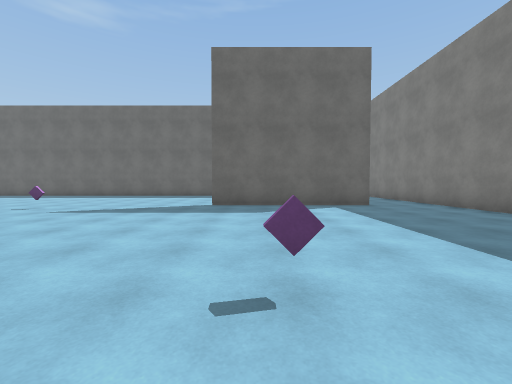
View 1 (above)

16 first-person views from a walk through a Unity game level. The camera is 1.3 m above the floor, tilts 2° down and sees 90° across. The floor is counted in squares, 2 m on a side. Each view is taken from the middle of a square. On the plan, view 1 faces up. The plan holds only what a view shows up to about 9 squares ahead; the rest is blank. The player character is not drawn. Surface patterns are stand-ins for the level's own textures.

View 2
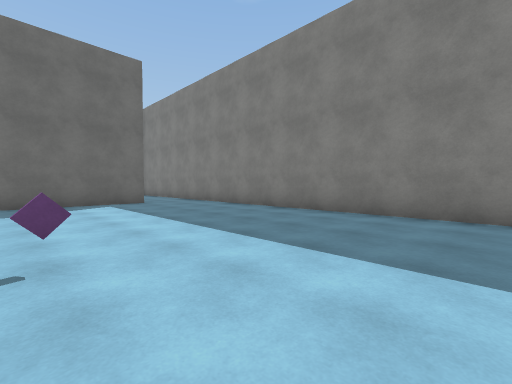

View 3
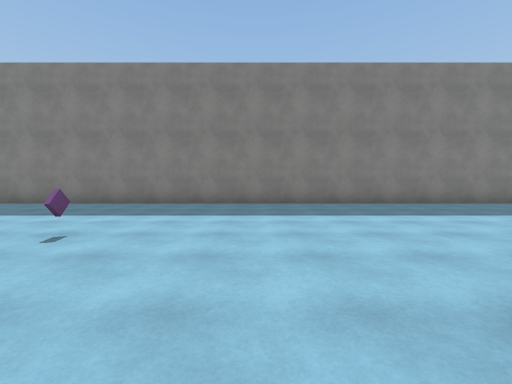

View 4
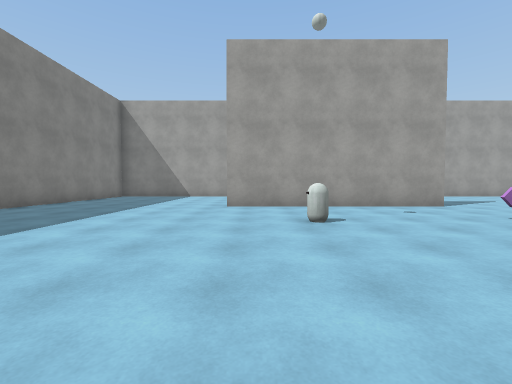

View 5
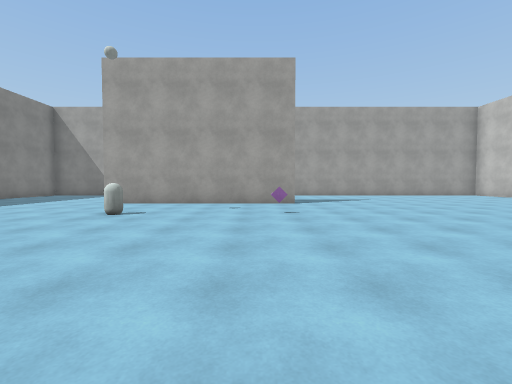

View 6
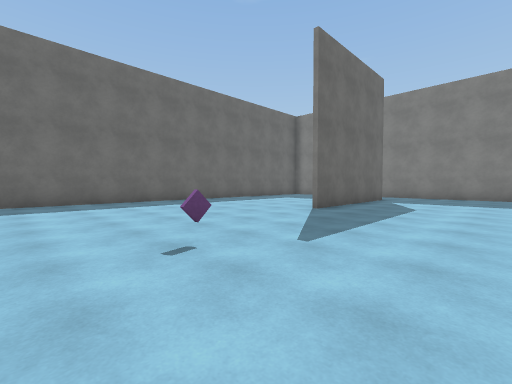

View 7
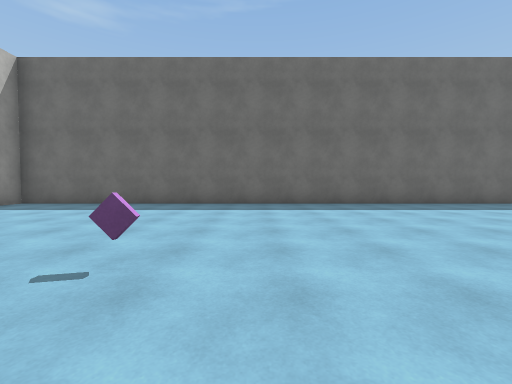

View 8
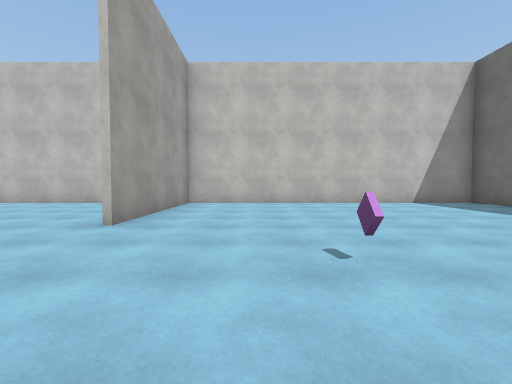

View 9
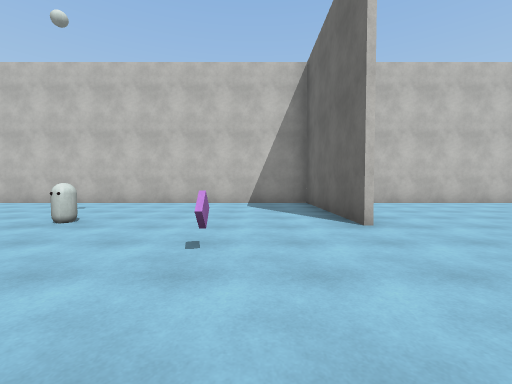

View 10
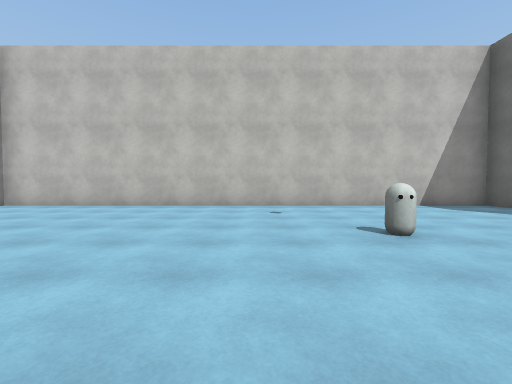

View 11
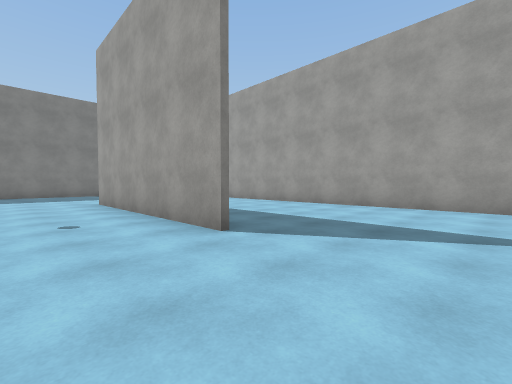

View 12
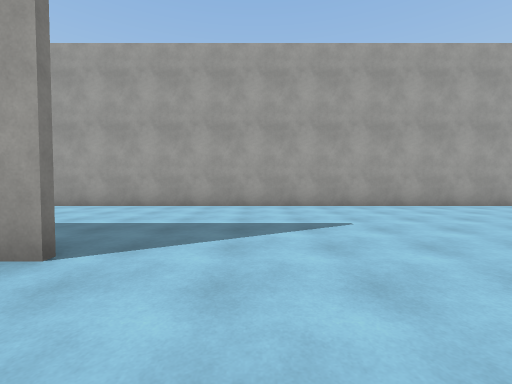

View 13
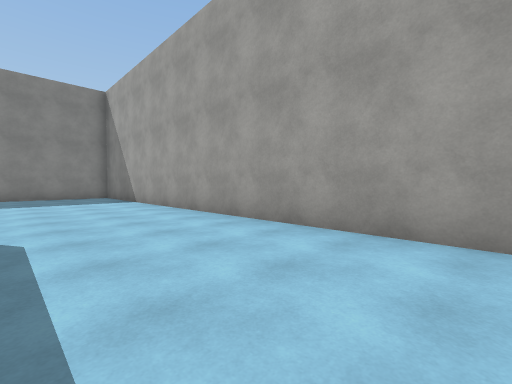

View 14
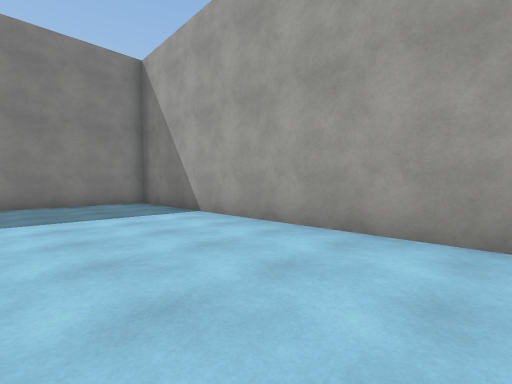

View 15
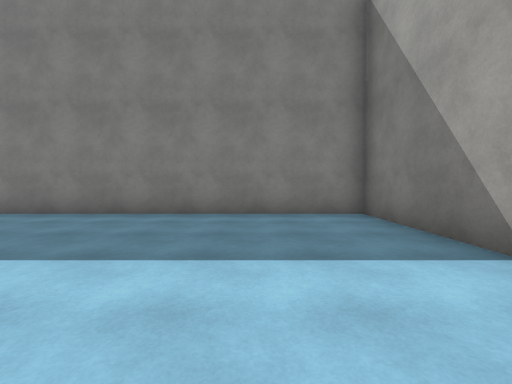

View 16
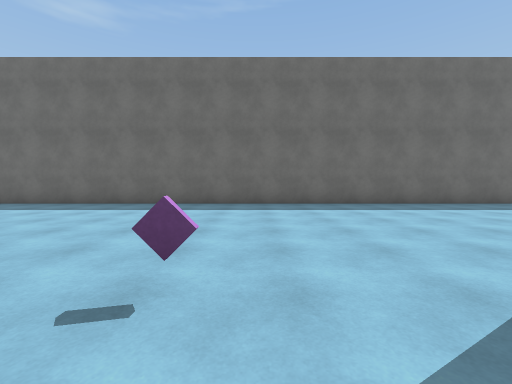

### Floor plan
Points are (right, up) in squares from view 1. A wall is a line through its corners. A room is listed if a view was taken in it or the views show most of it. See-through windows are left out.
Room 1 (views 1, 2, 3, 4, 5, 6, 7, 8, 9, 10, 11, 12, 13, 14, 15, 16)
walls: (-5.8, -2.5) (-5.2, -2.5); (-5.2, 6.4) (-5.8, 6.4); (0.5, 1.5) (0, 1.5); (-6.2, -5.1) (-0.1, -5.1); (-11.9, 3.7) (-16.5, 3.7); (3.4, 7.5) (-1.4, 7.5); (-16.4, 3.8) (-11.9, 3.8); (3.1, 13.1) (-16.4, 13.1) (-16.4, -10.3) (5.4, -10.3) (5.4, 9)
objects: other object (-12, -1); other object (-2, -2)

Where each view was taken, in squares from view 1:
view 1: 0 up, 0 right, facing up
view 2: 1 down, 0 right, facing up-right
view 3: 1 down, 3 left, facing right
view 4: 2 up, 1 left, facing down
view 5: 3 up, 5 left, facing down
view 6: 4 up, 7 left, facing up-right
view 7: 5 up, 9 left, facing up
view 8: 6 up, 8 left, facing left
view 9: 2 up, 8 left, facing left
view 10: 3 down, 9 left, facing left
view 11: 3 down, 9 left, facing down-right
view 12: 3 down, 8 left, facing down
view 13: 7 down, 7 left, facing down-right
view 14: 7 down, 3 left, facing down-right
view 15: 8 down, 0 right, facing right
view 16: 5 up, 5 left, facing up
